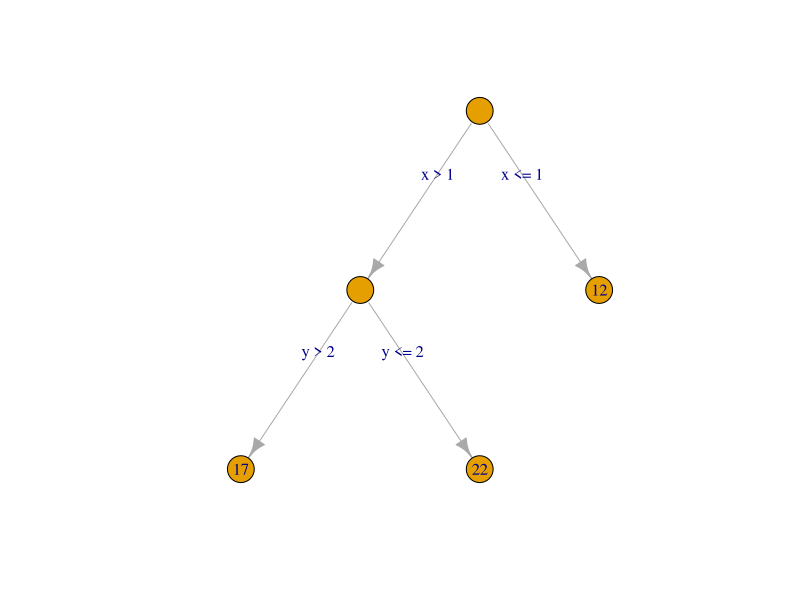
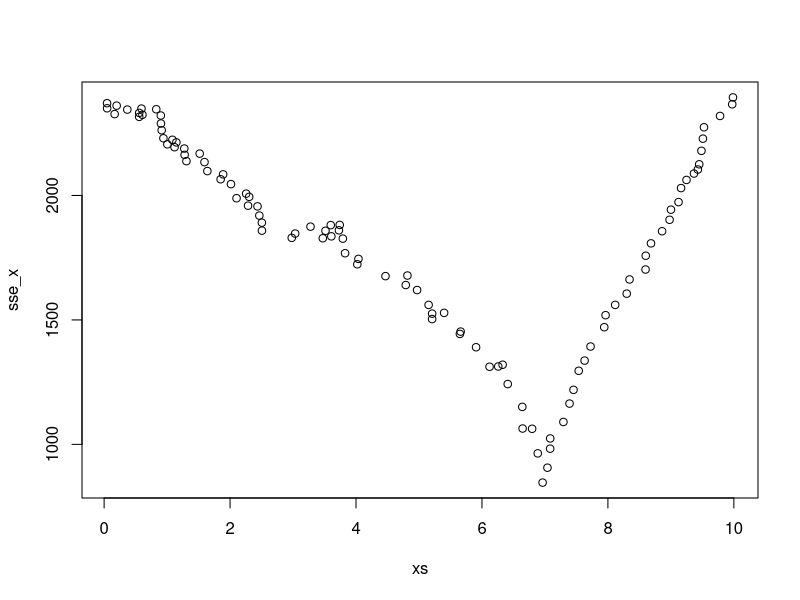

Here is the R script that generated these plots, in order:
## ---- chunk 1
knitr::opts_chunk$set(warning = FALSE, message = FALSE)
## ---- chunk 2
library(tidyverse)
## ---- chunk 3
library(igraph)
my_tree <- igraph::make_tree(5)
plot(my_tree, 
     layout = layout_as_tree, 
     edge.label = c("x > 1","x <= 1","y > 2", "y <= 2"), 
     vertex.label = c("","", 12, 17, 22))
## ---- chunk 4
set.seed(32120)
for_tree <- data.frame(x = runif(100, 0, 10),
                       y = rexp(100, 1/5))
for_tree$response <- ifelse(for_tree$x > 7, rnorm(100, 1,1), rnorm(100, 5,1))
for_tree$response <- ifelse(for_tree$x < 7 & for_tree$y < 4, for_tree$response + 7, for_tree$response)
## ---- chunk 5
xs <- for_tree$x
x1 <- xs[1]
for_tree %>% group_by(x > x1) %>% 
  summarize(sse = sum((response - mean(response))^2),
            n = n()) 
## ---- chunk 6
for_tree %>% group_by(x > x1) %>% 
  summarize(sse = sum((response - mean(response))^2),
            n = n()) %>% 
  pull(sse) %>% 
  sum()
## ---- chunk 7
sse_x <- sapply(xs, function(x1) {
  for_tree %>% group_by(x > x1) %>% 
  summarize(sse = sum((response - mean(response))^2),
            n = n()) %>% 
  pull(sse) %>% 
  sum()
})
min(sse_x)
## ---- chunk 8
ys <- for_tree$y
sse_y <- sapply(ys, function(y1) {
  for_tree %>% group_by(y > y1) %>% 
  summarize(sse = sum((response - mean(response))^2),
            n = n()) %>% 
  pull(sse) %>% 
  sum()
})
min(sse_y)
## ---- chunk 9
which.min(sse_x)
for_tree[26,]
## ---- chunk 10
plot(xs, sse_x)
## ---- chunk 11
small_tree <- filter(for_tree, x <= for_tree$x[26])
small_xs <- small_tree$x
small_sse_x <- sapply(small_xs, function(x1) {
  small_tree %>% group_by(x > x1) %>% 
  summarize(sse = sum((response - mean(response))^2),
            n = n()) %>% 
  pull(sse) %>% 
  sum()
})
#min(small_sse_x)

small_ys <- small_tree$y
small_sse_y <- sapply(small_ys, function(x1) {
  small_tree %>% group_by(y > x1) %>% 
  summarize(sse = sum((response - mean(response))^2),
            n = n()) %>% 
  pull(sse) %>% 
  sum()
})
#min(small_sse_y)
#which.min(small_sse_y)
#small_tree[65,]
## ---- chunk 12
library(rpart)
mod_Tree <- rpart(response ~ x + y, 
                  data = for_tree, 
                  control = rpart.control(cp = 0))
mod_Tree
mod_Tree$variable.importance
mod_Tree$cptable
mod_Tree
## ---- chunk 13
library(caret)
tuneGrid <- data.frame(cp = mod_Tree$cptable[,1])
basic_tree_cv <- train(response ~ x + y, 
      data = for_tree,
      method = "rpart",
      tuneGrid = tuneGrid
      )
basic_tree_cv$results
## ---- chunk 14
mod_Tree <- rpart(response ~ x + y, 
                  data = for_tree, 
                  control = rpart.control(cp = 0.0019561889))
mod_Tree
## ---- chunk 15
mod_Tree <- rpart(response ~ x + y, 
                  data = for_tree, 
                  control = rpart.control(cp = 0.3232507416))
mod_Tree
## ---- chunk 16
tuneGrid <- data.frame(cp = c(tuneGrid$cp, .03)) 
basic_tree_cv <- train(response ~ x + y, 
      data = for_tree,
      method = "rpart",
      tuneGrid = tuneGrid
      )
basic_tree_cv$results
## ---- chunk 17
mod_Tree <- rpart(response ~ x + y, 
                  data = for_tree, 
                  control = rpart.control(cp = .03))
mod_Tree
